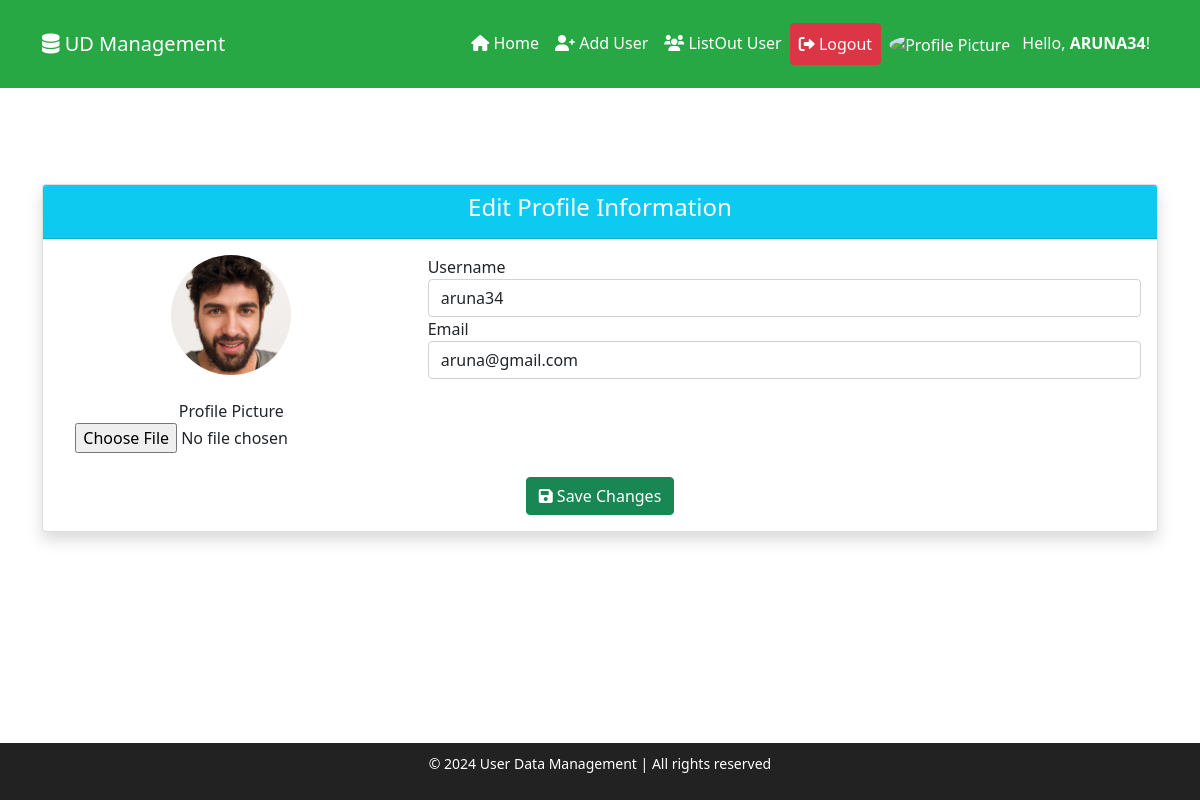
The page /blog/edit_profile/ (signed in) on the database its author committed.
### blog/models.py (models this page shows, shortened)
class UserData(models.Model):
    username = models.CharField(max_length=100, unique=True)
    email = models.EmailField(unique=True)
    password = models.CharField(max_length=200)  # Store hashed password
    profile_picture = models.ImageField(upload_to='profile_pics/', blank=True, null=True)  # Add profile picture
    created_at = models.DateTimeField(auto_now_add=True)  # Automatically set the registration time

### blog/views.py (the view)
# urls.py: path('edit_profile/', edit_profile, name='edit_profile'),
def edit_profile(request):
    user_id = request.session.get('user_id')
    if user_id is None:
        return redirect('blog:login')  # Redirect to login if no session found
    try:
        user = UserData.objects.get(id=user_id)  # Get the UserData instance
    except UserData.DoesNotExist:
        return redirect('blog:login')  # Redirect if user is not found
    if request.method == 'POST':
        form = UserProfileForm(request.POST, request.FILES, instance=user)
        print("Form data:", request.POST)
        if form.is_valid():
            user = form.save()  # Save the updated user information
            request.session['username'] = form.cleaned_data['username']
            if user.profile_picture:
                request.session['profile_picture'] = user.profile_picture.url
            else:
                request.session['profile_picture'] = None  # Or use a default image URL
            print("Form is valid")
            return redirect('blog:profile')  # Redirect to the profile page after successful update
        else:
            print("Form errors:", form.errors)  # Print form validation errors
    else:
        form = UserProfileForm(instance=user)
    return render(request, 'edit_profile.html', {'form': form})

### blog/forms.py (shortened to what this page needs)
class UserProfileForm(forms.ModelForm):
    new_password = forms.CharField(required=False, widget=forms.PasswordInput, label="New Password")
    class Meta:
        model = UserData
        fields = ['username', 'email', 'profile_picture']  # Exclude password from regular fields

### blog/templates/edit_profile.html (shortened to what this page needs)
{% extends 'base.html' %} {% load static %} {% block content %}
<div class="container mt-5">
  <div class="card shadow mt-4">
    <div class="card-header text-center bg-info text-white">
      <h4>Edit Profile Information</h4>
    </div>
    <div class="card-body">
      <form method="POST" enctype="multipart/form-data">
        <div class="row">
          <div class="col-md-4 text-center">
            {% if form.profile_picture.value %}
            <img
              id="profilePictureDisplay"
              src="{{ form.profile_picture.value.url }}"
              alt="Profile Picture"
              class="img-fluid rounded-circle"
              style="width: 120px; height: 120px; object-fit: cover"
            />
            {% endif %}
            <br /><br />
            <div class="form-group">
              <label for="profile_picture">Profile Picture</label>
              <input
                type="file"
                name="profile_picture"
                id="profile_picture"
                class="form-control-file"
                onchange="previewImage(event)"
              />
            </div>
          </div>
          <div class="col-md-8">
            <div class="form-group">
              <label for="username">Username</label>
              <input
                type="text"
                name="username"
                value="{{ form.username.value }}"
                class="form-control"
                id="username"
              />
            </div>
            <div class="form-group">
              <label for="email">Email</label>
              <input
                type="email"
                name="email"
                value="{{ form.email.value }}"
                class="form-control"
                id="email"
              />
            </div>
          </div>
        </div>
        <div class="text-center mt-4">
          <button type="submit" class="btn btn-success">
            <i class="fas fa-save"></i> Save Changes
          </button>
        </div>
      </form>
    </div>
  </div>
</div>
{% endblock %}

### blog/templates/base.html (shortened to what this page needs)
{% load static %}<!DOCTYPE html>
<html lang="en">
  <head>
    <link
      href="https://cdn.jsdelivr.net/npm/bootstrap@5.1.3/dist/css/bootstrap.min.css"
      rel="stylesheet"
    />
    <link
      href="https://cdn.jsdelivr.net/npm/bootstrap-icons/font/bootstrap-icons.css"
      rel="stylesheet"
    />
    <link
      href="https://cdnjs.cloudflare.com/ajax/libs/font-awesome/6.0.0/css/all.min.css"
      rel="stylesheet"
    />
  </head>
  <body
    style="display: flex; flex-direction: column; min-height: 100vh; margin: 0"
  >
    <header>
      <nav class="navbar navbar-expand-lg navbar-dark">
        <div class="container">
          <a class="navbar-brand" href="{% url 'blog:index' %}">
            <i class="fas fa-database"></i> UD Management
          </a>
          <div class="collapse navbar-collapse" id="navbarNav">
            <ul class="navbar-nav ms-auto">
              {% if request.session.user_id %}
              <li class="nav-item">
                <a class="nav-link" href="{% url 'blog:index'%}">
                  <i class="fas fa-home"></i> Home
                </a>
              </li>
              <li class="nav-item">
                <a class="nav-link" href="{% url 'blog:contact'%}">
                  <i class="fas fa-user-plus"></i> Add User
                </a>
              </li>
              <li class="nav-item">
                <a class="nav-link" href="{% url 'blog:ListOut'%}">
                  <i class="fas fa-users"></i> ListOut User
                </a>
              </li>
              <li class="nav-item">
                <a
                  class="nav-link btn btn-danger text-white"
                  href="{% url 'blog:logout' %}"
                >
                  <i class="fas fa-sign-out-alt"></i> Logout
                </a>
              </li>
              <li class="nav-item navbar-profile">
                <a class="nav-link text-white" href="{% url 'blog:profile' %}">
                  {% if request.session.profile_picture %}
                  <img
                    src="{{ request.session.profile_picture.url }}"
                    alt="Profile Picture"
                    style="
                      width: 24px;
                      height: 24px;
                      object-fit: cover;
                      border-radius: 50%;
                      margin-right: 8px;
                    "
                  />
                  {% endif %}</i> Hello,
                  <b>{{ request.session.username | upper }}</b>!
                </a>
              </li>
              {% endif %}
            </ul>
          </div>
        </div>
      </nav>
    </header>
    <br /><br />
    <main>{% block content %} {% endblock %}</main>
    <br /><br />
    <br /><br />
    <footer
      style="
        position: fixed;
        bottom: 0;
        left: 0;
        width: 100%;
        background-color: #222;
        color: #fff;
        text-align: center;
        padding: 10px 0;
        font-size: 14px;
      "
    >
      <p>&copy; 2024 User Data Management | All rights reserved</p>
    </footer>
  </body>
</html>

### blog/templates/base.html (style rules this page uses)
header { background-color: #28a745; color: white; padding: 15px 0; }
footer { background-color: #343a40; color: white; padding: 10px 0; text-align: center; }
.navbar-nav li a { color: white !important; }

### rows shown on the page
UserData: session.username "ARUNA34", username "aruna34", email "aruna@gmail.com"
